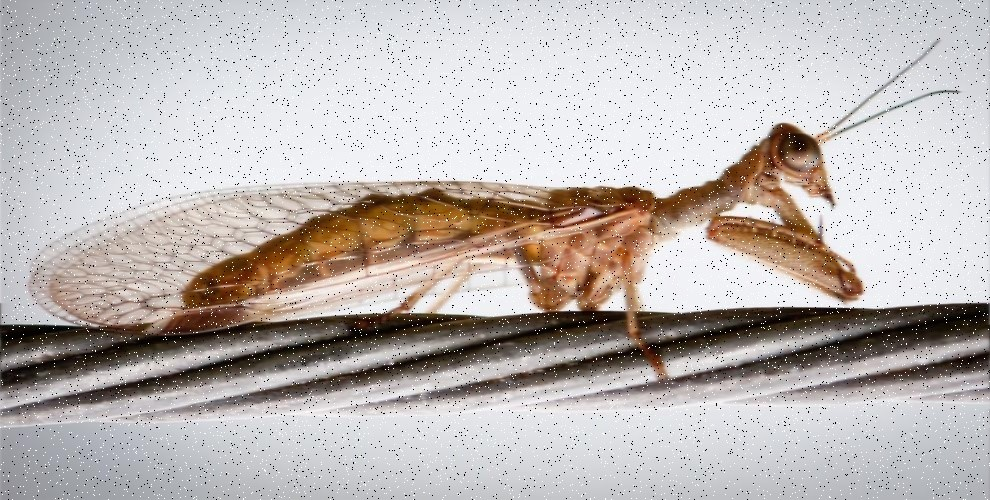
//> input picture images/noisyImage.jpg, 990 x 500 px
$ ./adaptive_median_filter_RGB   (built with g++ and OpenCV 4)
//> lines starting //> are read from the running program, lines starting //| are printed output that depends on the picture
/*!
* \brief        Adaptive median filter
* \details      Apply adaptive median filter on a RGB image
* \author       Nazanin Tafreshi
* \date         2019 Apr 8
*/


#include "pch.h"
#include <opencv2/opencv.hpp>
#include <iostream>


using namespace cv;
using namespace std;

/**
* apply adaptive median filter on each channel of the RGB image.
* @param in_image a noisy RGB input image.
* @param out_image output image.
* @param smax maximum size of the kernel.
* @param val channel index number.
* @return cleared output image for the channel index number.
*/
Mat adaptiveMedianFilter(Mat &in_image, Mat &out_image, int smax, int val) {

	int max, min, median = 0;
	int n;
	int sxy = 3;

	int *kernel;
	for (int x = smax / 2; x < in_image.rows - smax / 2; x++) {
		for (int y = smax / 2; y < in_image.cols - smax / 2; y++) {
			sxy = 3;

			while (sxy <= smax) {
				n = sxy * sxy;
				kernel = new int[n];
				int c = 0;
				for (int fx = -(sxy / 2); fx < (sxy / 2) + 1; fx++) {
					for (int fy = -(sxy / 2); fy < (sxy / 2) + 1; fy++) {
						kernel[c] = in_image.at<Vec3b>(fx + x, fy + y)[val];
						c++;
					}
				}

				sort(kernel, kernel + n);
				min = kernel[0];
				max = kernel[n - 1];
				median = kernel[(n / 2) + 1];
				delete[] kernel;
				int A = median - min;
				int B = median - max;

				if ((A > 0) && (B < 0)) {
					int C = out_image.at<Vec3b>(x, y)[val] - min;
					int D = out_image.at<Vec3b>(x, y)[val] - max;
					if ((C > 0) && (D < 0)) {
						out_image.at<Vec3b>(x, y)[val] = out_image.at<Vec3b>(x, y)[val];
						break;
					}
					else {
						out_image.at<Vec3b>(x, y)[val] = median;
						break;
					}
				}
				else {
					sxy += 2;
					if (sxy > smax) {
						out_image.at<Vec3b>(x, y)[val] = out_image.at<Vec3b>(x, y)[val];
					}
				}
			}
		}
	}
	return out_image;
}

/**
* apply adaptive median filter.
* @param in_image a noisy RGB input image.
* @param smax maximum size of the kernel.
* @return cleared output image.
*/
Mat applyAdaptiveMedianFilter(Mat &in_image, int smax) {
	Mat out_image = in_image;
	out_image = adaptiveMedianFilter(in_image, out_image, 9, 0);
	out_image = adaptiveMedianFilter(in_image, out_image, 9, 1);
	out_image = adaptiveMedianFilter(in_image, out_image, 9, 2);
	return out_image;
}

int main() {
	// noisy input image for adaptive median filter on a RGB image
	Mat in_image = imread("noisyImage.jpg", 1);
//> in_image is the input picture: 500 rows x 990 cols, CV_8UC3; mean B, G, R 180.4, 182.9, 189.6
	imshow("in_image", in_image);

	TickMeter tm;
	tm.start();
	Mat out_image = applyAdaptiveMedianFilter(in_image, 9);
//> the loop in adaptiveMedianFilter, `for (int x = smax / 2; x < in_image.rows - smax / 2; x++)` made 492 passes
//> (sxy, n, min, max, median) on passes 1 to 3: (5, 25, 202, 210, 205), (5, 25, 202, 210, 206), (5, 25, 200, 255, 206)
//> after the loop in adaptiveMedianFilter, `for (int x = smax / 2; x < in_image.rows - smax / 2; x++)`:
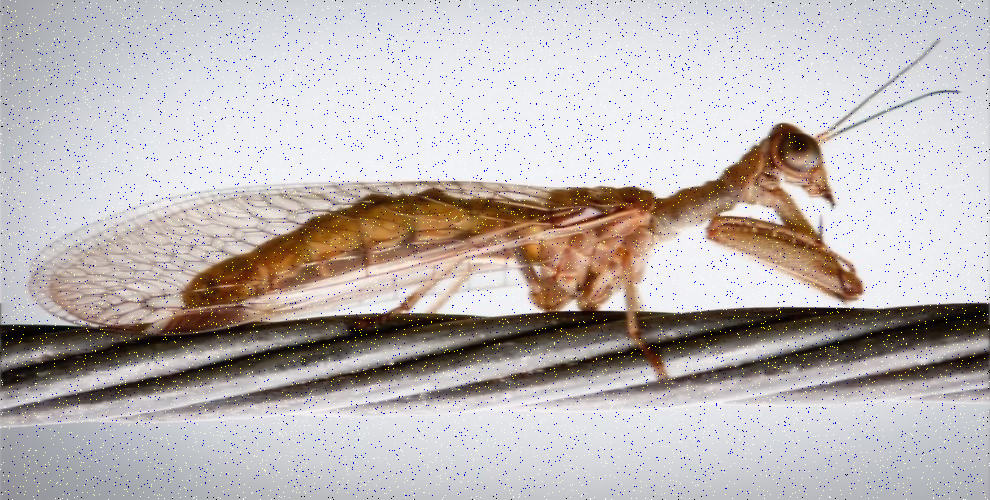
//> out_image: 500 rows x 990 cols, CV_8UC3; mean B, G, R 182, 182.9, 189.6
//> after the loop in adaptiveMedianFilter, `for (int x = smax / 2; x < in_image.rows - smax / 2; x++)`: sxy = 3; n = 9; min = 177; max = 184; median = 182
//> call 2 of adaptiveMedianFilter, with smax = 9, val = 1
//> the loop in adaptiveMedianFilter (call 2), `for (int x = smax / 2; x < in_image.rows - smax / 2; x++)` made 492 passes
//> (sxy, n, min, max, median) on passes 1 to 3: (5, 25, 197, 205, 200), (5, 25, 197, 205, 201), (5, 25, 195, 250, 201)
//> after the loop in adaptiveMedianFilter (call 2), `for (int x = smax / 2; x < in_image.rows - smax / 2; x++)`:
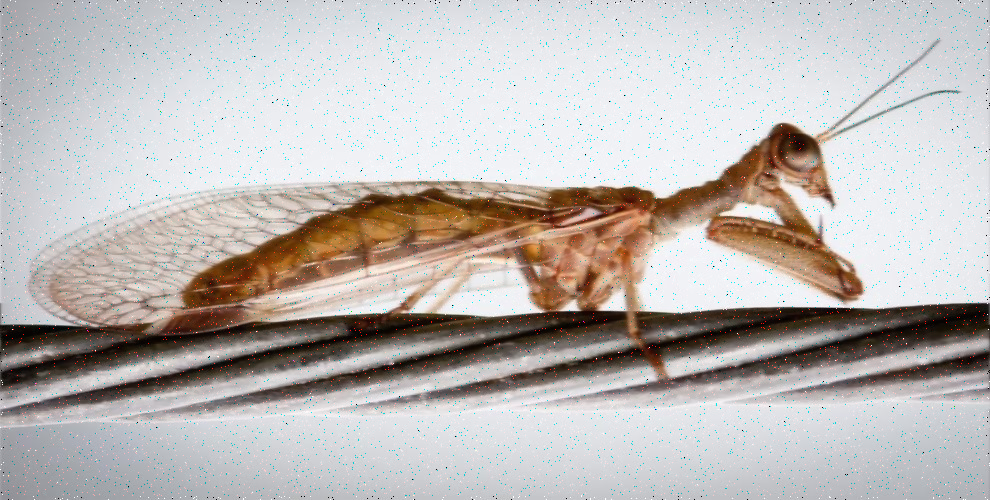
//> out_image: 500 rows x 990 cols, CV_8UC3; mean B, G, R 182, 184.6, 189.6
//> after the loop in adaptiveMedianFilter (call 2), `for (int x = smax / 2; x < in_image.rows - smax / 2; x++)`: sxy = 5; n = 25; min = 168; max = 251; median = 178
//> call 3 of adaptiveMedianFilter, with smax = 9, val = 2
//> the loop in adaptiveMedianFilter (call 3), `for (int x = smax / 2; x < in_image.rows - smax / 2; x++)` made 492 passes
//> (sxy, n, min, max, median) on passes 1 to 3: (5, 25, 194, 202, 197), (5, 25, 194, 202, 198), (5, 25, 192, 247, 198)
//> after the loop in adaptiveMedianFilter (call 3), `for (int x = smax / 2; x < in_image.rows - smax / 2; x++)`:
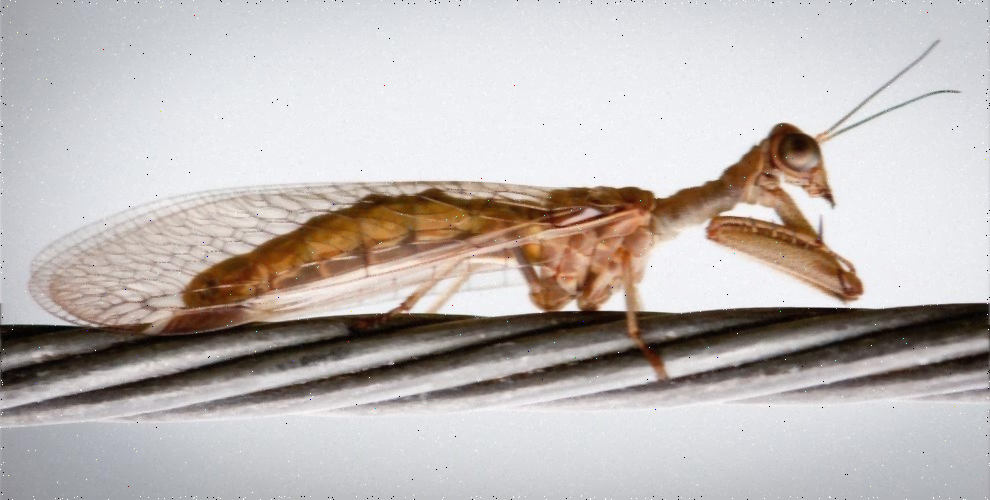
//> out_image: 500 rows x 990 cols, CV_8UC3; mean B, G, R 182, 184.6, 191.3
	tm.stop();
	double time_elapsed = tm.getTimeSec() / tm.getCounter();
	cout << "Time elapsed: " << time_elapsed << "s" << endl;

	imwrite("outImage.jpg", out_image);
	imshow("out_image", out_image);

	waitKey(0);

}
